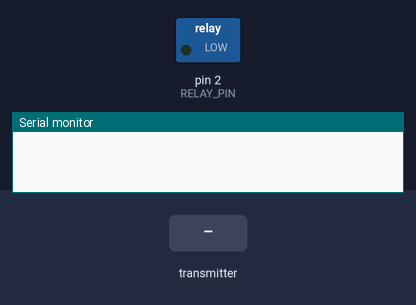
Recording of a sketch running on a simulated Arduino Uno, built with avr-gcc and run on an emulated ATmega328P. On the bench: switched loads named in the sketch (green lamp = pin HIGH), the last lines printed to the serial monitor. Inputs (shaded band) come from the test bench. No radio packets arrive unless stated.

Above: at 1.2 s.
1.3 s: the transmitter starts sending state = 1
At 2.6 s:
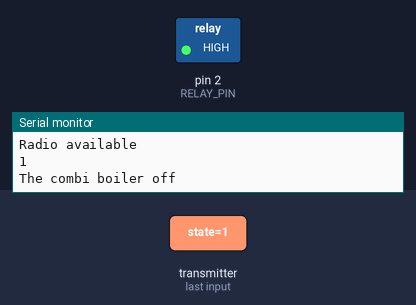
Timing chart, 0 to 4.3 s (numbered marks = the images above; inputs shaded):
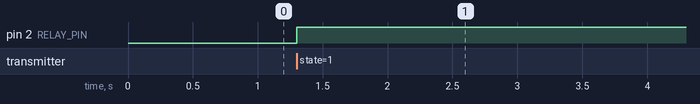

Measured:
- after the input at 1.3 s, pin 2 (RELAY_PIN): LOW → HIGH at once

The sketch:

boiler.ino
```cpp
//including nRF24L01 libraries
#include <RF24.h>
#include <RF24_config.h>
#include <nRF24L01.h>
#include <SPI.h>

//defining nRF24L01 pins
#define CE_PIN 9
#define CS_PIN 10
//defining relay pin
#define RELAY_PIN 2

const uint64_t code = 0xE8E9F0F0E1LL; //rf channel key
unsigned int state = 1; //combi boiler state

RF24 radio(CE_PIN, CS_PIN); //creating radio object

void setup() {
  pinMode(RELAY_PIN, OUTPUT); //setting relay pin as output

  Serial.begin(9600); //starting serial communication ...
  radio.begin(); //...and rf communication
  radio.openReadingPipe(1, code); //setting rf module as receiver
  radio.startListening(); //starting to listen
}

void loop() {
  if(radio.available()){ //if rf communication available...
    Serial.println("Radio available");
    bool done = false;
    while(!done)
      done = radio.read(&state, sizeof(state)); //read the message and write to "state"
    Serial.println(state);
    if(state == 1){ //if the message is "1"...
      digitalWrite(RELAY_PIN, HIGH); //... stop
      Serial.println("The combi boiler off");
    }
    else if(state == 2){ //if the message is "2"...
      digitalWrite(RELAY_PIN, LOW); //...burn it up :)
      Serial.println("The combi boiler on");
    }
  }
}
```
